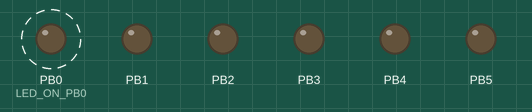
Bench run of a program on a simulated ATmega328P, built with avr-gcc and emulated at 16 MHz. Shown: output pins drawn as LEDs (lit = HIGH). Dashed ring = blinking.

Above: at 0.15 s.
Timing chart, 0 to 3.0 s (numbered marks = the images above):
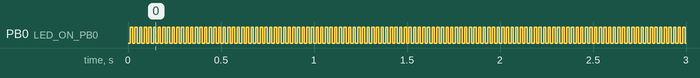

The program:

main.c
```c
/*
 * TimerTest.c
 *
 * Created: 13-1-2020 20:01:00
 * Author : Alwin
 */
 #define F_CPU 16000000UL // 16 MHz

 #include <avr/io.h>
 #include <util/delay.h>
 #include <avr/interrupt.h>

 #define LED_ON_PB0     PORTB |=  (1<<PORTB0)
 #define LED_OFF_PB0    PORTB &= ~(1<<PORTB0)
 #define LED_TOGGLE_PB0 PINB   =  (1<<PINB0)

  ISR(TIMER0_COMPA_vect)
  {
	LED_TOGGLE_PB0;
	}

void init_Timer0()
{
	TCCR0A |= (1<<WGM01);

	// set prescaler to 64
	TCCR0B |= (1<<CS00) | (1<<CS02);

	// enable OCR0A on timer 0
	TIMSK0 |= (1<<OCIE0A);

	// set output compare A to 249
	OCR0A = 194;
/*
	// - CTC mode of operation with OCR0A as TOP
	SetBit(TCCR0A, WGM01);

	// set prescaler to 1024
	TCCR0B |= (1<<CS00) | (1<<CS02);// | (1<<CS02);

	// enable OCR0A on timer 0
	TIMSK0 |= (1<<OCIE0A);

	// set output compare A to 249
	OCR0A = 194;

	/*
	// set prescaler @ 1024
	SetBit(TCCR0B, CS00);
	SetBit(TCCR0B, CS01);
	SetBit(TCCR0B, CS02);

	// enable OCR0A on timer 0
	SetBit(TIMSK0, OCIE0A);
	//Set output compare value for channel A
	OCR0A = 194;		//40 = 16MHz / (2 * 1024 * (194 + 1) )*/
}

int main(void)
{
	DDRB = 0b00111111;
	init_Timer0();

	sei();

    while (1)
    {

    }
}
```

Measured:
- by itself, PB0 (LED_ON_PB0): alternates HIGH for 0.01 s and LOW for 0.01 s
